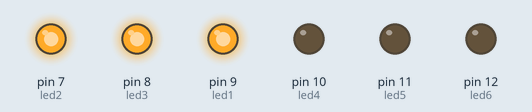
The sketch below on a simulated Arduino Uno, built with avr-gcc and run on an emulated ATmega328P. Parts: output pins drawn as LEDs (lit = HIGH).

Above: at 0.5 s.
At 3.5 s:
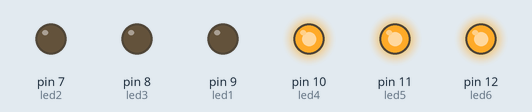
Timing chart, 0 to 4.6 s (numbered marks = the images above):
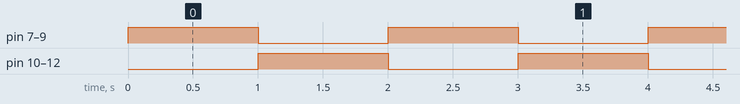

Measured:
- by itself, pin 7 (led2), pin 8 (led3), pin 9 (led1), pin 10 (led4), pin 11 (led5), pin 12 (led6): alternates HIGH for 1.0 s and LOW for 1.0 s

The sketch:

Hyppebeasts.ino.ino
```cpp
int led1 = 9;
int led2 = 7;
int led3 = 8;
int led4 = 10;
int led5 = 11;
int led6 = 12;

void setup() {
Serial.begin(115200);
  pinMode(led6, OUTPUT);
  pinMode(led5, OUTPUT);
  pinMode(led4, OUTPUT);
  pinMode(led3, OUTPUT);
  pinMode(led2, OUTPUT);
  pinMode(led1, OUTPUT);
}

void loop() {
  digitalWrite(led1, HIGH);
  digitalWrite(led2, HIGH);
  digitalWrite(led3, HIGH);
  digitalWrite(led4, LOW);
  digitalWrite(led5, LOW);
  digitalWrite(led6, LOW);

  delay(1000);
  digitalWrite(led1, LOW);
  digitalWrite(led2, LOW);
  digitalWrite(led3, LOW);
  digitalWrite(led4, HIGH);
  digitalWrite(led5, HIGH);
  digitalWrite(led6, HIGH);


   delay(1000);
}
```
